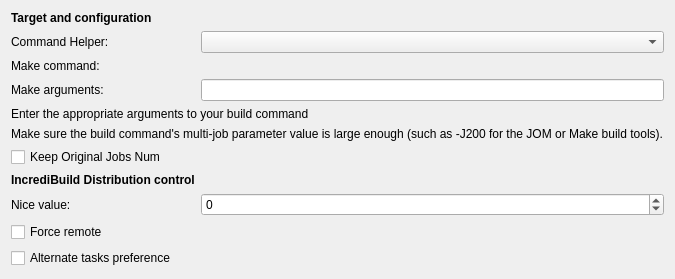
<?xml version="1.0" encoding="UTF-8"?>
<ui version="4.0">
 <class>IncrediBuild::Internal::IBConsoleBuildStep</class>
 <widget class="QWidget" name="IncrediBuild::Internal::IBConsoleBuildStep">
  <property name="geometry">
   <rect>
    <x>0</x>
    <y>0</y>
    <width>355</width>
    <height>273</height>
   </rect>
  </property>
  <layout class="QGridLayout" name="gridLayout">
   <item row="6" column="0" colspan="2">
    <widget class="QLabel" name="label_2">
     <property name="text">
      <string>Enter the appropriate arguments to your build command</string>
     </property>
    </widget>
   </item>
   <item row="8" column="0">
    <widget class="QCheckBox" name="keepJobsNum">
     <property name="toolTip">
      <string>Setting this option to true, forces IncrediBuild to not override the -j command line switch. The default IncrediBuild behavior is to set a high value to the -j command line switch which controls the number of processes that the build tools executed by QT will execute in parallel (the default IncrediBuild behavior will set this value to 200).</string>
     </property>
     <property name="text">
      <string>Keep Original Jobs Num</string>
     </property>
    </widget>
   </item>
   <item row="1" column="0">
    <widget class="QLabel" name="label_3">
     <property name="font">
      <font>
       <weight>75</weight>
       <bold>true</bold>
      </font>
     </property>
     <property name="text">
      <string>Target and configuration</string>
     </property>
    </widget>
   </item>
   <item row="4" column="0">
    <widget class="QLabel" name="makeLabel">
     <property name="text">
      <string>Make command:</string>
     </property>
    </widget>
   </item>
   <item row="13" column="1">
    <widget class="QSpinBox" name="niceSpin">
     <property name="minimum">
      <number>-20</number>
     </property>
     <property name="maximum">
      <number>19</number>
     </property>
     <property name="singleStep">
      <number>1</number>
     </property>
     <property name="value">
      <number>0</number>
     </property>
    </widget>
   </item>
   <item row="14" column="0">
    <widget class="QCheckBox" name="forceRemote">
     <property name="toolTip">
      <string extracomment="Force allow_remote tasks to remote helpers."/>
     </property>
     <property name="text">
      <string>Force remote</string>
     </property>
    </widget>
   </item>
   <item row="5" column="1">
    <widget class="QLineEdit" name="makeArgumentsLineEdit"/>
   </item>
   <item row="10" column="0">
    <widget class="QLabel" name="label_4">
     <property name="font">
      <font>
       <weight>75</weight>
       <bold>true</bold>
      </font>
     </property>
     <property name="text">
      <string>IncrediBuild Distribution control</string>
     </property>
    </widget>
   </item>
   <item row="13" column="0">
    <widget class="QLabel" name="maxCpuLabel">
     <property name="toolTip">
      <string>Specify nice value. Nice Value should be numeric and between -20 and 19</string>
     </property>
     <property name="text">
      <string>Nice value:</string>
     </property>
    </widget>
   </item>
   <item row="2" column="1">
    <widget class="QComboBox" name="commandBuilder"/>
   </item>
   <item row="5" column="0">
    <widget class="QLabel" name="makeArgumentsLabel">
     <property name="text">
      <string>Make arguments:</string>
     </property>
    </widget>
   </item>
   <item row="2" column="0">
    <widget class="QLabel" name="label">
     <property name="toolTip">
      <string>Select an helper to establish the build command.</string>
     </property>
     <property name="text">
      <string>Command Helper:</string>
     </property>
    </widget>
   </item>
   <item row="15" column="0">
    <widget class="QCheckBox" name="alternate">
     <property name="text">
      <string>Alternate tasks preference</string>
     </property>
    </widget>
   </item>
   <item row="4" column="1">
    <widget class="Utils::PathChooser" name="makePathChooser" native="true"/>
   </item>
   <item row="7" column="0" colspan="2">
    <widget class="QLabel" name="label_5">
     <property name="text">
      <string>Make sure the build command's multi-job parameter value is large enough (such as -J200 for the JOM or Make build tools).</string>
     </property>
    </widget>
   </item>
  </layout>
 </widget>
 <customwidgets>
  <customwidget>
   <class>Utils::PathChooser</class>
   <extends>QWidget</extends>
   <header location="global">utils/pathchooser.h</header>
   <container>1</container>
   <slots>
    <signal>editingFinished()</signal>
    <signal>browsingFinished()</signal>
   </slots>
  </customwidget>
 </customwidgets>
 <resources/>
 <connections/>
</ui>
